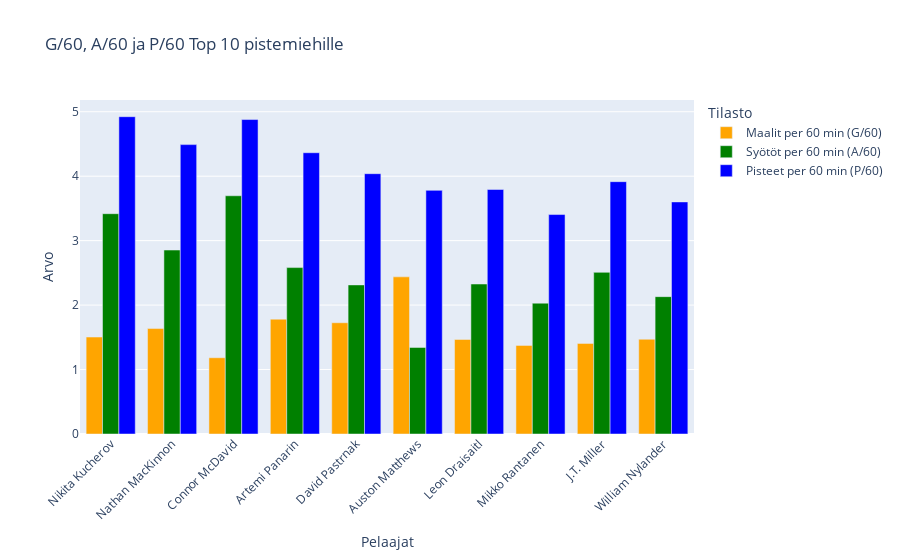

Source (notebook cell):
### Code cell
import plotly.graph_objects as go

# Järjestetään pelaajat pisteiden mukaan ja valitaan top 10
top_10_players = quant_hockey_data.sort_values(by='P', ascending=False).head(10)

# Valmistellaan data
players = top_10_players['Name']
g60 = top_10_players['G/60']
a60 = top_10_players['A/60']
p60 = top_10_players['P/60']

# Rakennetaan kuvaaja
fig = go.Figure()

# Lisätään palkit
fig.add_trace(go.Bar(
    x=players,
    y=g60,
    name='Maalit per 60 min (G/60)',
    marker_color='orange'
))
fig.add_trace(go.Bar(
    x=players,
    y=a60,
    name='Syötöt per 60 min (A/60)',
    marker_color='green'
))
fig.add_trace(go.Bar(
    x=players,
    y=p60,
    name='Pisteet per 60 min (P/60)',
    marker_color='blue'
))

# Muokataan ulkoasua
fig.update_layout(
    barmode='group',
    title='G/60, A/60 ja P/60 Top 10 pistemiehille',
    xaxis_title='Pelaajat',
    yaxis_title='Arvo',
    legend_title='Tilasto',
    xaxis=dict(tickangle=-45)  # Pelaajien nimet vinoon
)

fig.show()

### Figure 1 — Plotly figure (JSON) as saved in the notebook; plotly's stock layout.template omitted (floating-point values rounded to 4 significant figures)
{"data": [{"marker": {"color": "orange"}, "name": "Maalit per 60 min (G/60)", "type": "bar", "x": ["Nikita Kucherov", "Nathan MacKinnon", "Connor McDavid", "Artemi Panarin", "David Pastrnak", "Auston Matthews", "Leon Draisaitl", "Mikko Rantanen", "J.T. Miller", "William Nylander"], "y": [1.504, 1.636, 1.183, 1.782, 1.726, 2.438, 1.467, 1.375, 1.406, 1.47]}, {"marker": {"color": "green"}, "name": "Syötöt per 60 min (A/60)", "type": "bar", "x": ["Nikita Kucherov", "Nathan MacKinnon", "Connor McDavid", "Artemi Panarin", "David Pastrnak", "Auston Matthews", "Leon Draisaitl", "Mikko Rantanen", "J.T. Miller", "William Nylander"], "y": [3.418, 2.854, 3.696, 2.582, 2.313, 1.343, 2.327, 2.03, 2.508, 2.131]}, {"marker": {"color": "blue"}, "name": "Pisteet per 60 min (P/60)", "type": "bar", "x": ["Nikita Kucherov", "Nathan MacKinnon", "Connor McDavid", "Artemi Panarin", "David Pastrnak", "Auston Matthews", "Leon Draisaitl", "Mikko Rantanen", "J.T. Miller", "William Nylander"], "y": [4.923, 4.49, 4.879, 4.364, 4.039, 3.78, 3.794, 3.405, 3.915, 3.601]}], "layout": {"barmode": "group", "legend": {"title": {"text": "Tilasto"}}, "title": {"text": "G/60, A/60 ja P/60 Top 10 pistemiehille"}, "xaxis": {"tickangle": -45, "title": {"text": "Pelaajat"}}, "yaxis": {"title": {"text": "Arvo"}}}}
